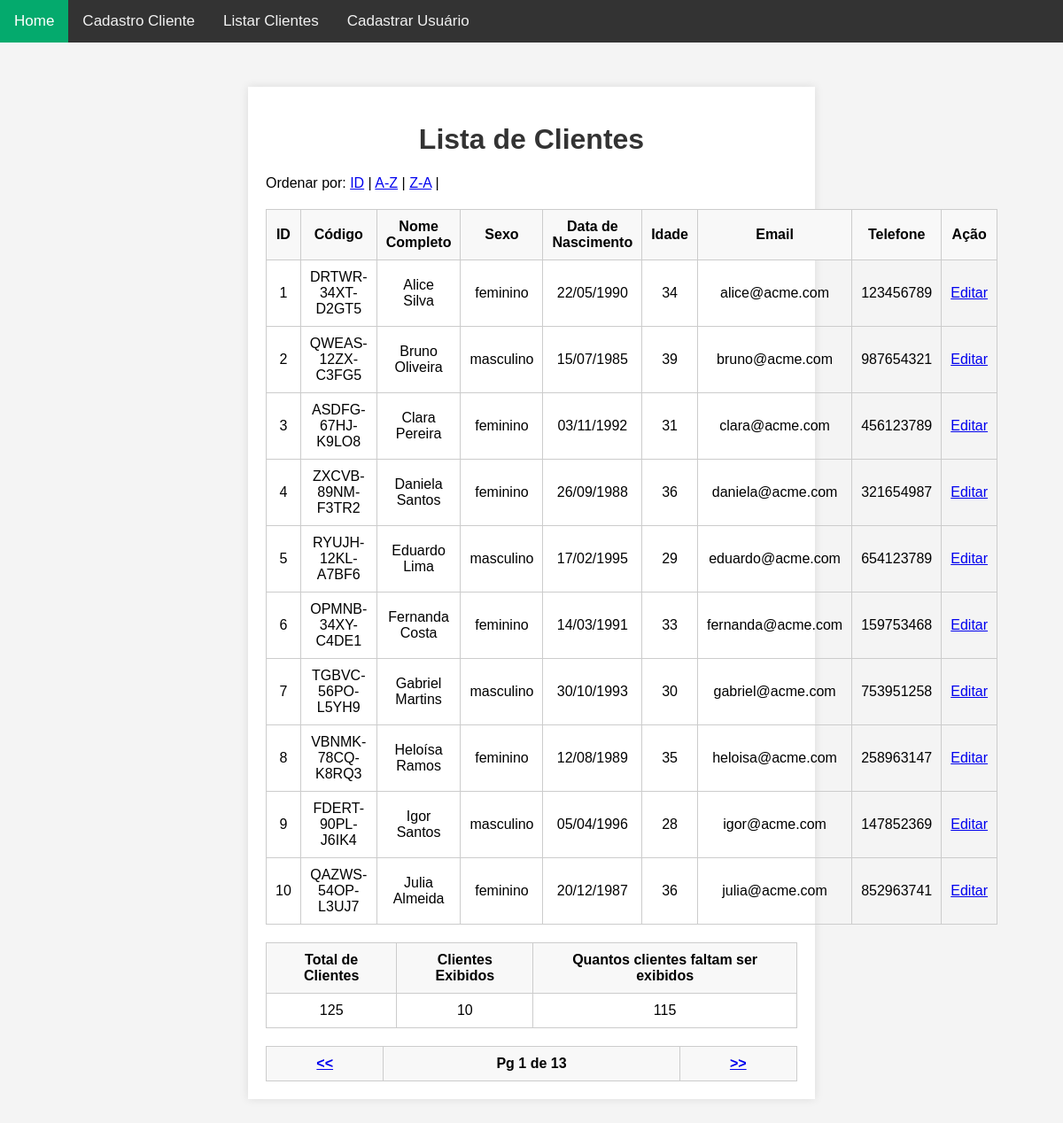
/sistema/clientes/nome_sobrenome_exe02.php (signed in), run on the app's committed database.
### tables this page shows
CREATE TABLE IF NOT EXISTS clientes (
  id INT AUTO_INCREMENT PRIMARY KEY NOT NULL,
  codigo VARCHAR(50) DEFAULT NULL,
  nome_completo VARCHAR(255) NULL,
  sexo ENUM('masculino', 'feminino'),
  dt_nasc date DEFAULT NULL,
  email VARCHAR(255) DEFAULT NULL,
  telefone VARCHAR(15) DEFAULT NULL
);

### central/fn/server.php (called while the page is built, shortened)
<?php
include($_SERVER['DOCUMENT_ROOT'] . '/cjoweb2/central/fn/menu.php');
?>

### sistema/clientes/nome_sobrenome_exe02.php (the view, shortened to what this page needs)
<?php
include '../../central/fn/server.php';
$nome_arquivo = "index.php";
$limite = isset($_GET['listar']) && is_numeric($_GET['listar']) ? (int)$_GET['listar'] : 10;
$pagina_atual = isset($_GET['pg']) && is_numeric($_GET['pg']) ? (int)$_GET['pg'] : 1;
$offset = ($pagina_atual - 1) * $limite;
$sql = "SELECT * FROM clientes LIMIT $offset, $limite";
$result = mysqli_query($conexao, $sql);
$sql_total = "SELECT COUNT(*) as total FROM clientes";
$result_total = mysqli_query($conexao, $sql_total);
$row_total = mysqli_fetch_assoc($result_total);
$total_clientes = $row_total['total'];
$total_paginas = ceil($total_clientes / $limite);
?>
<!DOCTYPE html>
<html lang="pt-BR">
<head>
    <link rel="stylesheet" href="../../central/css/estilo.css"/>
</head>
<body>
<?php echo $menu_links_clientes; ?>
    <div class="container">
        <h1>Lista de Clientes</h1>
        <p>Ordenar por:
            <a href="<?php echo $nome_arquivo; ?>">ID</a> |
            <a href="<?php echo $nome_arquivo; ?>?filtro=az">A-Z</a> |
            <a href="<?php echo $nome_arquivo; ?>?filtro=za">Z-A</a> |
        </p>
        <table>
            <thead>
                <tr>
                    <th>ID</th>
                    <th>Código</th>
                    <th>Nome Completo</th>
                    <th>Sexo</th>
                    <th>Data de Nascimento</th>
                    <th>Idade</th>
                    <th>Email</th>
                    <th>Telefone</th>
                    <th>Ação</th>
                </tr>
            </thead>
            <tbody>
                <?php
                if (mysqli_num_rows($result) > 0) {
                    while($row = mysqli_fetch_assoc($result)) {
                        $data_nasc = date("d/m/Y", strtotime($row['dt_nasc']));
                        $data_nascimento = new DateTime($row['dt_nasc']);
                        $hoje = new DateTime();
                        $idade = $hoje->diff($data_nascimento)->y;
                        echo "<tr>";
                        echo "<td>" . $row['id'] . "</td>";
                        echo "<td>" . $row['codigo'] . "</td>";
                        echo "<td>" . $row['nome_completo'] . "</td>";
                        echo "<td>" . $row['sexo'] . "</td>";
                        echo "<td>" . $data_nasc . "</td>";
                        echo "<td>" . $idade . "</td>";
                        echo "<td>" . $row['email'] . "</td>";
                        echo "<td>" . $row['telefone'] . "</td>";
                        echo "<td><a href='cliente_atualizar.php?codigo=".$row['codigo']."'>Editar</a></td>";
                        echo "</tr>";
                    }
                } else {
                    echo "<tr><td colspan='8' style='text-align:center;'>Nenhum cliente cadastrado.</td></tr>";
                }
                ?>
            </tbody>
        </table>
    <table>
        <tr>
            <th>Total de Clientes</th>
            <th>Clientes Exibidos</th>
            <th>Quantos clientes faltam ser exibidos</th>
        </tr>
        <tr>
            <td><?php echo $total_clientes; ?></td>
            <td><?php echo mysqli_num_rows($result); ?></td>
            <td><?php echo max(0, $total_clientes - $pagina_atual * $limite); ?></td>
        </tr>
    </table>
    <table>
        <tr>
            <th><a href="<?php echo $nome_arquivo; ?>?listar=<?php echo $limite; ?>&pg=<?php echo max(1, $pagina_atual - 1); ?>"><<</a></th>
            <th>Pg <?php echo $pagina_atual; ?> de <?php echo $total_paginas; ?></th>
            <th><a href="<?php echo $nome_arquivo; ?>?listar=<?php echo $limite;
             ?>&pg=<?php echo min($total_paginas, $pagina_atual + 1); ?>">>></a></th>
        </tr>
    </table>
    </div>
</body>
</html>

### central/fn/menu.php
<?php
$menu_links_clientes = "
	<div class='topnav' id='myTopnav'>
	  <a href='../index2.php' class='active'>Home</a>
	  <a href='cliente_cadastrar.php'>Cadastro Cliente</a>
	  <a href='index.php'>Listar Clientes</a>
	  <a href='cadastrar.php'>Cadastrar Usuário</a>
	  <a href='javascript:void(0);' class='icon' onclick='myFunction()'>
	    <i class='fa fa-bars'></i>
	  </a>
	</div>
";
?>

### central/css/estilo.css (style rules this page uses)
body { font-family: Arial, sans-serif; background-color: #f4f4f4; margin: 0; padding: 0; }
.container { width: 50%; margin: 50px auto; background-color: #fff; padding: 20px; box-shadow: 0 0 10px rgba(0, 0, 0, 0.1); }
.topnav { overflow: hidden; background-color: #333; }
.topnav a { float: left; display: block; color: #f2f2f2; text-align: center; padding: 14px 16px; text-decoration: none; font-size: 17px; }
.topnav a.active { background-color: #04AA6D; color: white; }
h1 { text-align: center; color: #333; }
table { width: 100%; border-collapse: collapse; margin-top: 20px; }
table, th, td { border: 1px solid #ccc; }
th, td { padding: 10px; text-align: center; }
th { background-color: #f8f8f8; }

### data on the page
clientes: id "1", codigo "DRTWR-34XT-D2GT5", nome_completo "Alice Silva", sexo "feminino", dt_nasc "22/05/1990", email "alice@acme.com", telefone "123456789"
clientes: id "2", codigo "QWEAS-12ZX-C3FG5", nome_completo "Bruno Oliveira", sexo "masculino", dt_nasc "15/07/1985", email "bruno@acme.com", telefone "987654321"
clientes: id "3", codigo "ASDFG-67HJ-K9LO8", nome_completo "Clara Pereira", sexo "feminino", dt_nasc "03/11/1992", email "clara@acme.com", telefone "456123789"
clientes: id "4", codigo "ZXCVB-89NM-F3TR2", nome_completo "Daniela Santos", sexo "feminino", dt_nasc "26/09/1988", email "daniela@acme.com", telefone "321654987"
clientes: id "5", codigo "RYUJH-12KL-A7BF6", nome_completo "Eduardo Lima", sexo "masculino", dt_nasc "17/02/1995", email "eduardo@acme.com", telefone "654123789"
clientes: id "6", codigo "OPMNB-34XY-C4DE1", nome_completo "Fernanda Costa", sexo "feminino", dt_nasc "14/03/1991", email "fernanda@acme.com", telefone "159753468"
clientes: id "7", codigo "TGBVC-56PO-L5YH9", nome_completo "Gabriel Martins", sexo "masculino", dt_nasc "30/10/1993", email "gabriel@acme.com", telefone "753951258"
clientes: id "8", codigo "VBNMK-78CQ-K8RQ3", nome_completo "Heloísa Ramos", sexo "feminino", dt_nasc "12/08/1989", email "heloisa@acme.com", telefone "258963147"
clientes: id "9", codigo "FDERT-90PL-J6IK4", nome_completo "Igor Santos", sexo "masculino", dt_nasc "05/04/1996", email "igor@acme.com", telefone "147852369"
clientes: id "10", codigo "QAZWS-54OP-L3UJ7", nome_completo "Julia Almeida", sexo "feminino", dt_nasc "20/12/1987", email "julia@acme.com", telefone "852963741"

### other printed values
$total_clientes "125"
mysqli_num_rows($result) "10"
max(0, $total_clientes - $pagina_atual * $limite) "115"
$pagina_atual "1"
$total_paginas "13"
